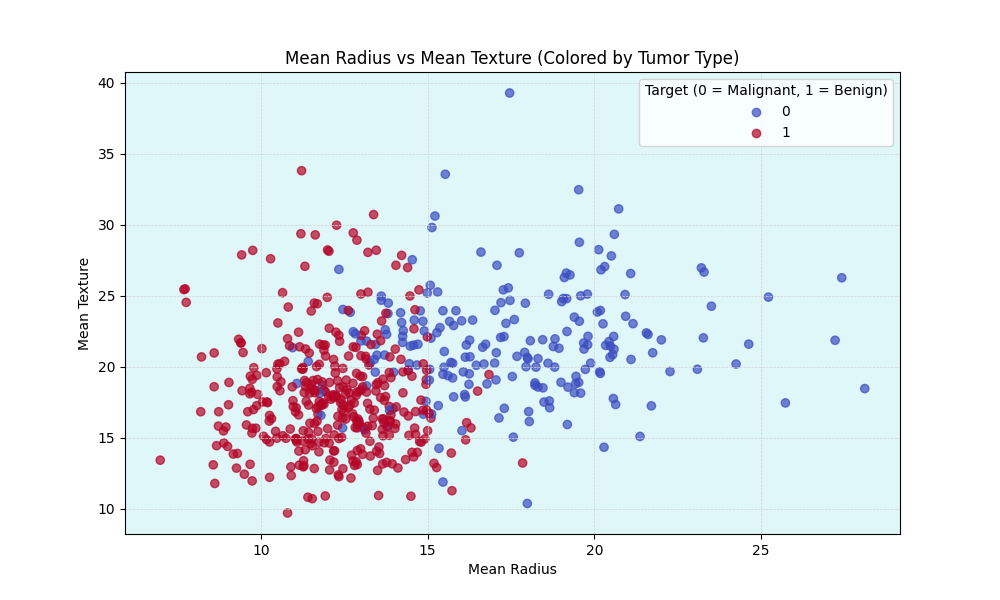

The Python source for this figure:
# Import necessary libraries
import pandas as pd
import numpy as np
import matplotlib.pyplot as plt
from sklearn.datasets import load_breast_cancer

# Load the Breast Cancer dataset from scikit-learn
breast_cancer = load_breast_cancer()

# Create a DataFrame for the features
data1 = pd.DataFrame(breast_cancer['data'], columns=breast_cancer['feature_names'])

# Add the target column to the DataFrame
data1['target'] = breast_cancer['target']

# Create a scatter plot of 'mean radius' vs 'mean texture'
plt.figure(figsize=(10, 6))

# Set a very light blue background color
plt.gca().set_facecolor('#E0F7FA')  # Light blue background

# Plot the points, coloring by the 'target' (malignant or benign)
scatter = plt.scatter(data1['mean radius'], data1['mean texture'], c=data1['target'], cmap='coolwarm', alpha=0.7)

# Add light gridlines
plt.grid(True, color='lightgray', linestyle='--', linewidth=0.5)

# Add labels and title
plt.xlabel('Mean Radius')
plt.ylabel('Mean Texture')
plt.title('Mean Radius vs Mean Texture (Colored by Tumor Type)')

# Add a legend
plt.legend(*scatter.legend_elements(), title="Target (0 = Malignant, 1 = Benign)")

# Show the plot
plt.show()
